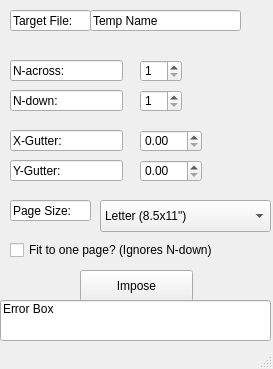
<?xml version="1.0" encoding="UTF-8"?>
<ui version="4.0">
 <class>MainWindow</class>
 <widget class="QMainWindow" name="MainWindow">
  <property name="geometry">
   <rect>
    <x>0</x>
    <y>0</y>
    <width>273</width>
    <height>369</height>
   </rect>
  </property>
  <property name="windowTitle">
   <string>MainWindow</string>
  </property>
  <widget class="QWidget" name="centralwidget">
   <widget class="QLineEdit" name="Target_file_title">
    <property name="geometry">
     <rect>
      <x>10</x>
      <y>10</y>
      <width>81</width>
      <height>21</height>
     </rect>
    </property>
    <property name="text">
     <string>Target File:</string>
    </property>
    <property name="readOnly">
     <bool>true</bool>
    </property>
   </widget>
   <widget class="QLineEdit" name="Target_file_text_box">
    <property name="geometry">
     <rect>
      <x>90</x>
      <y>10</y>
      <width>151</width>
      <height>21</height>
     </rect>
    </property>
    <property name="text">
     <string>Temp Name</string>
    </property>
    <property name="readOnly">
     <bool>true</bool>
    </property>
   </widget>
   <widget class="QSpinBox" name="n_across_spinbox">
    <property name="geometry">
     <rect>
      <x>140</x>
      <y>60</y>
      <width>42</width>
      <height>22</height>
     </rect>
    </property>
    <property name="suffix">
     <string/>
    </property>
    <property name="minimum">
     <number>1</number>
    </property>
    <property name="maximum">
     <number>999999</number>
    </property>
   </widget>
   <widget class="QSpinBox" name="N_down_spinbox">
    <property name="geometry">
     <rect>
      <x>140</x>
      <y>90</y>
      <width>42</width>
      <height>22</height>
     </rect>
    </property>
    <property name="minimum">
     <number>1</number>
    </property>
    <property name="maximum">
     <number>99999</number>
    </property>
   </widget>
   <widget class="QDoubleSpinBox" name="X_gutter_spinbox">
    <property name="geometry">
     <rect>
      <x>140</x>
      <y>130</y>
      <width>62</width>
      <height>22</height>
     </rect>
    </property>
   </widget>
   <widget class="QDoubleSpinBox" name="Y_gutter_spinbox">
    <property name="geometry">
     <rect>
      <x>140</x>
      <y>160</y>
      <width>62</width>
      <height>22</height>
     </rect>
    </property>
   </widget>
   <widget class="QComboBox" name="Page_size_dropdown">
    <property name="geometry">
     <rect>
      <x>100</x>
      <y>200</y>
      <width>171</width>
      <height>32</height>
     </rect>
    </property>
    <property name="sizePolicy">
     <sizepolicy hsizetype="Fixed" vsizetype="Fixed">
      <horstretch>0</horstretch>
      <verstretch>0</verstretch>
     </sizepolicy>
    </property>
    <item>
     <property name="text">
      <string>Letter (8.5x11&quot;)</string>
     </property>
    </item>
    <item>
     <property name="text">
      <string>Legal (8.5x14&quot;)</string>
     </property>
    </item>
    <item>
     <property name="text">
      <string>Maximum (200x200&quot;)</string>
     </property>
    </item>
   </widget>
   <widget class="QCheckBox" name="Fit_page_checkbox">
    <property name="geometry">
     <rect>
      <x>10</x>
      <y>240</y>
      <width>271</width>
      <height>20</height>
     </rect>
    </property>
    <property name="text">
     <string>Fit to one page? (Ignores N-down)</string>
    </property>
   </widget>
   <widget class="QPushButton" name="Impose_button">
    <property name="geometry">
     <rect>
      <x>80</x>
      <y>270</y>
      <width>113</width>
      <height>32</height>
     </rect>
    </property>
    <property name="text">
     <string>Impose</string>
    </property>
    <property name="default">
     <bool>false</bool>
    </property>
   </widget>
   <widget class="QLineEdit" name="N_across_title">
    <property name="geometry">
     <rect>
      <x>10</x>
      <y>60</y>
      <width>113</width>
      <height>21</height>
     </rect>
    </property>
    <property name="text">
     <string>N-across:</string>
    </property>
    <property name="readOnly">
     <bool>true</bool>
    </property>
   </widget>
   <widget class="QLineEdit" name="N_down_title">
    <property name="geometry">
     <rect>
      <x>10</x>
      <y>90</y>
      <width>113</width>
      <height>21</height>
     </rect>
    </property>
    <property name="text">
     <string>N-down:</string>
    </property>
    <property name="readOnly">
     <bool>true</bool>
    </property>
   </widget>
   <widget class="QLineEdit" name="X_gutter_title">
    <property name="geometry">
     <rect>
      <x>10</x>
      <y>130</y>
      <width>113</width>
      <height>21</height>
     </rect>
    </property>
    <property name="text">
     <string>X-Gutter:</string>
    </property>
    <property name="readOnly">
     <bool>true</bool>
    </property>
   </widget>
   <widget class="QLineEdit" name="Y_gutter_title">
    <property name="geometry">
     <rect>
      <x>10</x>
      <y>160</y>
      <width>113</width>
      <height>21</height>
     </rect>
    </property>
    <property name="text">
     <string>Y-Gutter:</string>
    </property>
    <property name="readOnly">
     <bool>true</bool>
    </property>
   </widget>
   <widget class="QLineEdit" name="Page_size_title">
    <property name="geometry">
     <rect>
      <x>10</x>
      <y>200</y>
      <width>81</width>
      <height>21</height>
     </rect>
    </property>
    <property name="text">
     <string>Page Size:</string>
    </property>
    <property name="readOnly">
     <bool>true</bool>
    </property>
   </widget>
   <widget class="QLineEdit" name="Error_textbox">
    <property name="geometry">
     <rect>
      <x>0</x>
      <y>300</y>
      <width>271</width>
      <height>41</height>
     </rect>
    </property>
    <property name="text">
     <string>Error Box</string>
    </property>
    <property name="frame">
     <bool>true</bool>
    </property>
    <property name="alignment">
     <set>Qt::AlignLeading|Qt::AlignLeft|Qt::AlignTop</set>
    </property>
    <property name="readOnly">
     <bool>true</bool>
    </property>
   </widget>
  </widget>
  <widget class="QStatusBar" name="statusbar"/>
 </widget>
 <resources/>
 <connections/>
</ui>
